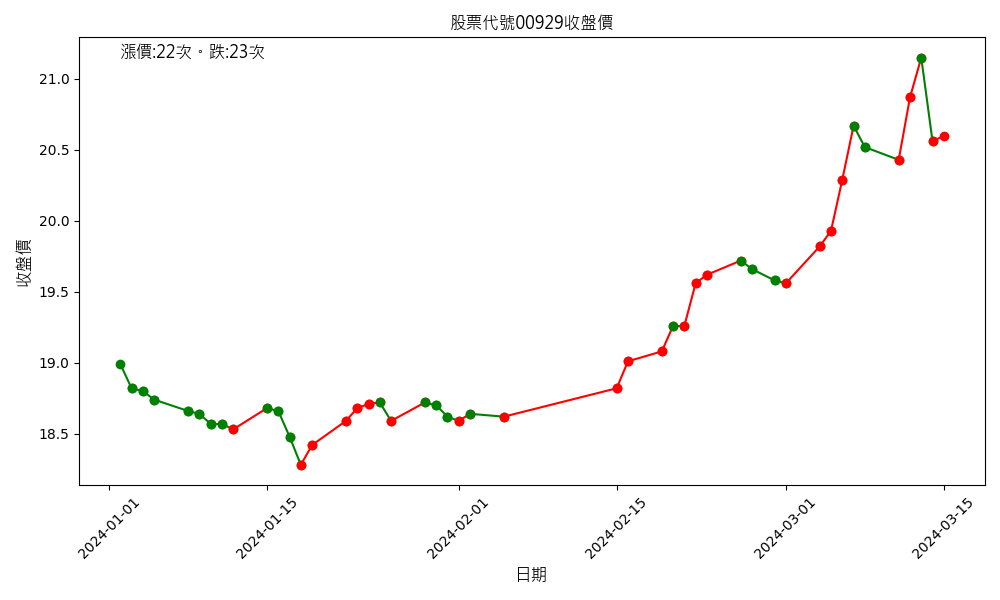

This figure's Python source:
import requests
import matplotlib.pyplot as plt
from datetime import datetime, timedelta
from matplotlib.font_manager import FontProperties

def fetch_stock_data(date, stock_no):
    url = f"http://www.twse.com.tw/exchangeReport/STOCK_DAY?response=csv&date={date}&stockNo={stock_no}"
    response = requests.get(url)
    dates, prices = [], []
    if response.status_code == 200:
        lines = response.text.split('\n')
        for line in lines:
            if line.count('",') > 8:
                parts = line.split('","')
                if len(parts) >= 7:
                    date_str = parts[0].replace('"', '')
                    try:
                        year, month, day = map(int, date_str.split('/'))
                    except ValueError:
                        continue
                    gregorian_year = year + 1911
                    date = datetime(gregorian_year, month, day)
                    closing_price = float(parts[6].replace(',', ''))
                    dates.append(date)
                    prices.append(closing_price)
    return dates, prices

def get_previous_month(date, months=1):
    month = date.month - months - 1
    year = date.year + month // 12
    month = month % 12 + 1
    day = min(date.day, [31, 29 if year % 4 == 0 else 28, 31, 30, 31, 30, 31, 31, 30, 31, 30, 31][month - 1])
    return datetime(year, month, day).strftime("%Y%m%d")

def plot_stock_data(dates, prices, stock_no):
    plt.figure(figsize=(10, 6))
    
    count_red = 0
    count_green = 0

    # 繁中
    font_path = "C:\\Windows\\Fonts\\msjh.ttc"
    font_properties = FontProperties(fname=font_path, size=12)

    for i in range(1, len(prices)):
        if prices[i] > prices[i-1]:
            plt.plot([dates[i-1], dates[i]], [prices[i-1], prices[i]], 'r-o')
            count_red += 1
        else:
            plt.plot([dates[i-1], dates[i]], [prices[i-1], prices[i]], 'g-o')
            count_green += 1

    plt.title(f'股票代號{stock_no}收盤價', fontproperties=font_properties)
    plt.xlabel('日期', fontproperties=font_properties)
    plt.ylabel('收盤價', fontproperties=font_properties)
    plt.xticks(rotation=45)
    

    plt.text(dates[0], max(prices), f'漲價:{count_red}次。跌:{count_green}次', fontproperties=font_properties, color='black')
    
    plt.tight_layout()
    plt.savefig(f"{stock_no}_3month_history.png")


if __name__ == "__main__":
    stock_number = "00929"
    current_date = datetime.now()
    current_month_str = current_date.strftime("%Y%m01")
    previous_month_str = get_previous_month(current_date)
    two_months_ago_str = get_previous_month(current_date, 2)

    two_months_ago_dates, two_months_ago_prices = fetch_stock_data(two_months_ago_str, stock_number)
    prev_dates, prev_prices = fetch_stock_data(previous_month_str, stock_number)
    curr_dates, curr_prices = fetch_stock_data(current_month_str, stock_number)

    all_dates = two_months_ago_dates + prev_dates + curr_dates
    all_prices = two_months_ago_prices + prev_prices + curr_prices

    plot_stock_data(all_dates, all_prices, stock_number)
